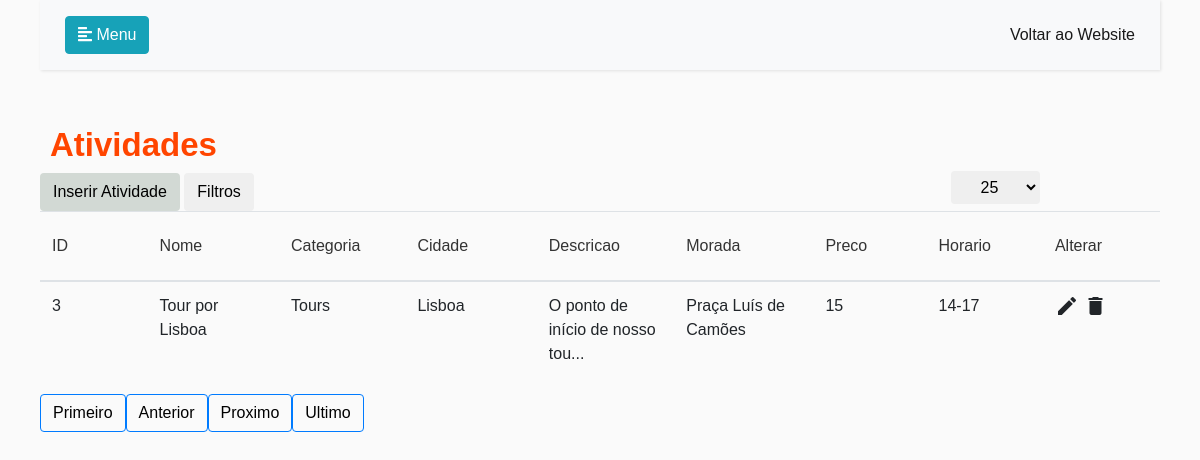
Page /adminatividades.php on the committed database.
### tables this page shows
CREATE TABLE `atividade` (
  `ID` int(11) NOT NULL,
  `Nome` varchar(30) NOT NULL,
  `Categoria` varchar(50) NOT NULL,
  `Cidade` varchar(30) NOT NULL,
  `Pais` varchar(50) NOT NULL,
  `Descricao` text NOT NULL,
  `Morada` varchar(50) NOT NULL,
  `Preco` int(11) NOT NULL,
  `Horario` varchar(30) NOT NULL,
  `Classificacao` int(15) NOT NULL,
  `Thumbnail` varchar(100) NOT NULL
);

### adminatividades.php (the view, shortened to what this page needs)
<!DOCTYPE html>
<html>
<head>
    <link rel="stylesheet" href="https://stackpath.bootstrapcdn.com/bootstrap/4.1.0/css/bootstrap.min.css">
    <link rel="stylesheet" href="style2.css">
    <link rel="stylesheet" href="https://cdnjs.cloudflare.com/ajax/libs/malihu-custom-scrollbar-plugin/3.1.5/jquery.mCustomScrollbar.min.css">
    <link rel="stylesheet" href="https://cdnjs.cloudflare.com/ajax/libs/Chart.js/2.9.3/Chart.min.css" />
</head>
<body>
    <div class="wrapper">
            <div class="container" style="margin-top:-20px;">
                <div class="row">
                    <div class="panel panel-primary filterable">
                        <div class="panel-heading">
    <h3 class="panel-title">Atividades</h3>
                            <div class="pull-right">
                              <button class="btn btn-default btn-xs" data-toggle="modal" data-target=".animate" data-ui-class="a-lightSpeed"  style="background: #d2d9d4;"><span class="glyphicon glyphicon-filter"></span>Inserir Atividade</button>
                                <button class="btn btn-default btn-xs btn-filter"><span class="glyphicon glyphicon-filter"></span> Filtros</button>
                                <form name="myform" method="post" action="<?php echo $_SERVER['PHP_SELF']; ?>" >
                                                               <select data-trigger="" name="Offset" class="btn btn-default btn-xs " onchange="myform.submit();" style="Position:absolute; right:20vh;margin-top:-40px;">
                                                                 <option selected="true"  value="25">25</option>
                                                               </select>
                               </form>
                            </div>
                        </div>
                          <form action="editarutilizador.php" method="POST">
                        <table class="table">
                            <thead>
                                <tr class="filters" style="text-align:center">
                                    <th><input type="text" class="form-control" placeholder="ID" disabled></th>
                                    <th><input type="text" class="form-control" placeholder="Nome" disabled></th>
                                    <th><input type="text" class="form-control" placeholder="Categoria" disabled></th>
                                    <th><input type="text" class="form-control" placeholder="Cidade" disabled></th>
                                    <th><input type="text" class="form-control" placeholder="Descricao" disabled></th>
                                    <th><input type="text" class="form-control" placeholder="Morada" disabled></th>
                                    <th><input type="text" class="form-control" placeholder="Preco" disabled></th>
                                    <th><input type="text" class="form-control" placeholder="Horario" disabled></th>
                                    <th><input type="text" style=" background-color: transparent;border: none;  cursor: auto;  box-shadow: none;padding: 0;" class="form-control" placeholder="Alterar" disabled readonly></th>
                                </tr>
                            </thead>
                            <tbody>
                              <?php
                              include("Conexao.php");
                                if (isset($_GET['pageno'])) {
                                     $pageno = $_GET['pageno'];
                                 } else {
                                     $pageno = 1;
                                 }
                                 $no_of_records_per_page = 75;
                                 $offset = ($pageno-1) * $no_of_records_per_page;
                                 $total_pages_sql = "SELECT COUNT(*) FROM atividade";
                                 $result = mysqli_query($conn,$total_pages_sql);
                                 $total_rows = mysqli_fetch_array($result)[0];
                                 $total_pages = ceil($total_rows / $no_of_records_per_page);
                                 $sql = "SELECT ID,Nome,Categoria,Cidade,left(Descricao, 30) as Descricao,Morada,Preco,Horario FROM atividade LIMIT $offset, $no_of_records_per_page";
                                 $res_data = mysqli_query($conn,$sql);
                                 while($row = mysqli_fetch_array($res_data)){
                                     echo "<tr>";
                                     echo "<td>" . $row['ID'] . "</td>";
                                     echo "<td>" . $row['Nome'] . "</td>";
                                     echo "<td>" . $row['Categoria']  . "</td>";
                                     echo "<td>" . $row['Cidade']  . "</td>";
                                     echo "<td>" . $row['Descricao']  . "...</td>";
                                     echo "<td>" . $row['Morada']  . "</td>";
                                     echo "<td>" . $row['Preco']  . "</td>";
                                     echo "<td>" . $row['Horario']  . "</td>";
                                     echo '  <td>
                                                              <a class="edit" title="Edit" data-toggle="tooltip" href="editaratividade.php?Id='.$row["ID"].'"><i class="material-icons">&#xE254;</i></a>
                                                             <a class="delete" title="Delete" data-toggle="tooltip" href="deleteutilizador.php?Id='.$row["ID"].'"><i class="material-icons">&#xE872;</i></a></td>
                                                           </td>';
                                     echo "</tr>";
                                 }
                                 ?>
                            </tbody>
                                </form>
                    </div>
                    <ul class="pagination">
                        <li><button class="btn btn-outline-primary"><a style="color:black;" href="?pageno=1">Primeiro</a></button></li>
                        <li class="<?php if($pageno <= 1){ echo 'disabled'; } ?>">
                            <button class="btn btn-outline-primary"><a style="color:black;" href="<?php if($pageno <= 1){ echo '#'; } else { echo "?pageno=".($pageno - 1); } ?>">Anterior</a></button>
                        </li>
                        <li class="<?php if($pageno >= $total_pages){ echo 'disabled'; } ?>">
                            <button class="btn btn-outline-primary"><a style="color:black;" href="<?php if($pageno >= $total_pages){ echo '#'; } else { echo "?pageno=".($pageno + 1); } ?>">Proximo</a></button>
                        </li>
                        <li> <button class="btn btn-outline-primary"><a style="color:black;" href="?pageno=<?php echo $total_pages; ?>">Ultimo</a></li> </button>
                    </ul>
                </div>
            </div>
          </body>
          </html>

### style2.css (style rules this page uses)
body { font-family: 'Poppins', sans-serif; background: #fafafa; }
a, a:hover, a:focus { color: inherit; text-decoration: none; transition: all 0.3s; }
.navbar { padding: 15px 10px; background: #fff; border: none; border-radius: 0; margin-bottom: 40px; margin-top: -40px; box-shadow: 1px 1px 3px rgba(0, 0, 0, 0.1); }
.wrapper { display: flex; width: 100%; }
h3 { color: #FF4500; font-size: 33px; margin-left:10px; line-height: 80px; font-weight: 600; font-family: 'Poppins', sans-serif; }
#content { width: calc(100% - 250px); padding: 40px; min-height: 100vh; transition: all 0.3s; position: absolute; top: 0; right: 0; }
#content.active { width: 100%; }

### adminatividades.php (style rules this page uses)
* { margin: 0; padding: 0; }
input { padding:5px; margin:10px 0 10px; border-radius:5px; border:1px solid black; }
body { padding:20px; }
.filterable { margin-top: 15px; }
.filterable .panel-heading .pull-right { margin-top: -20px; }
.filterable .filters input[disabled] { background-color: transparent; border: none; cursor: auto; box-shadow: none; padding: 0; height: auto; }

### rows in the picture
atividade: ID "3", Nome "Tour por Lisboa", Categoria "Tours", Cidade "Lisboa", Descricao "O ponto de início de nosso tou", Morada "Praça Luís de Camões", Preco "15", Horario "14-17"
